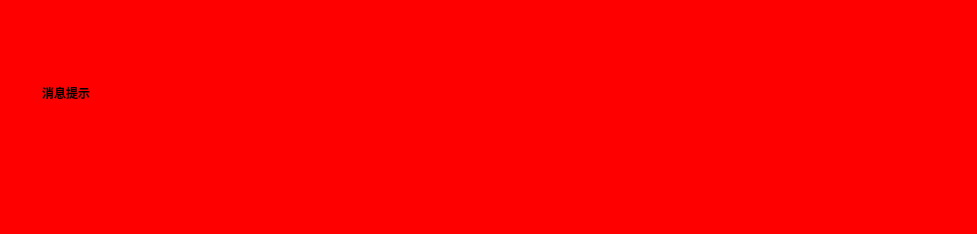
<?xml version="1.0" encoding="UTF-8"?>
<ui version="4.0">
 <class>infoTipDlg</class>
 <widget class="QDialog" name="infoTipDlg">
  <property name="geometry">
   <rect>
    <x>0</x>
    <y>0</y>
    <width>977</width>
    <height>234</height>
   </rect>
  </property>
  <property name="windowTitle">
   <string>Dialog</string>
  </property>
  <property name="styleSheet">
   <string notr="true">background-color: rgb(255, 0, 0);</string>
  </property>
  <widget class="QLineEdit" name="lineEdit_tip">
   <property name="geometry">
    <rect>
     <x>40</x>
     <y>30</y>
     <width>921</width>
     <height>131</height>
    </rect>
   </property>
   <property name="styleSheet">
    <string notr="true">font: 87 28pt &quot;Arial Black&quot;;
font-weight:bold;
border:none;
 </string>
   </property>
   <property name="text">
    <string>消息提示</string>
   </property>
  </widget>
 </widget>
 <resources/>
 <connections/>
</ui>
